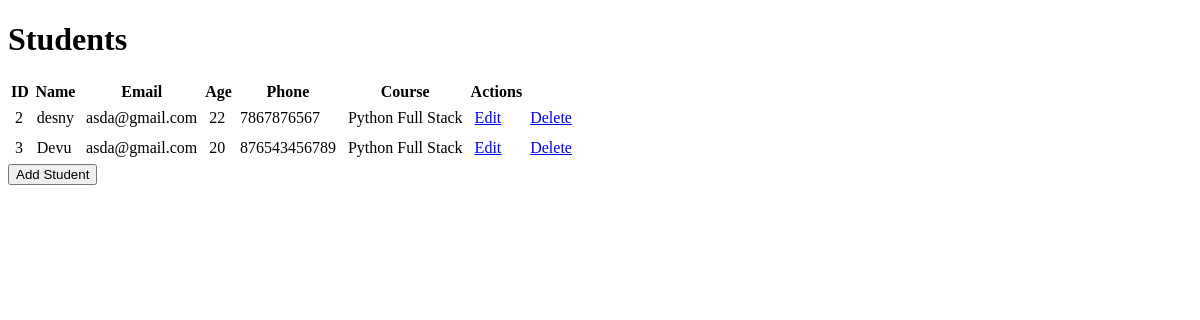
Before: / with the older database file.
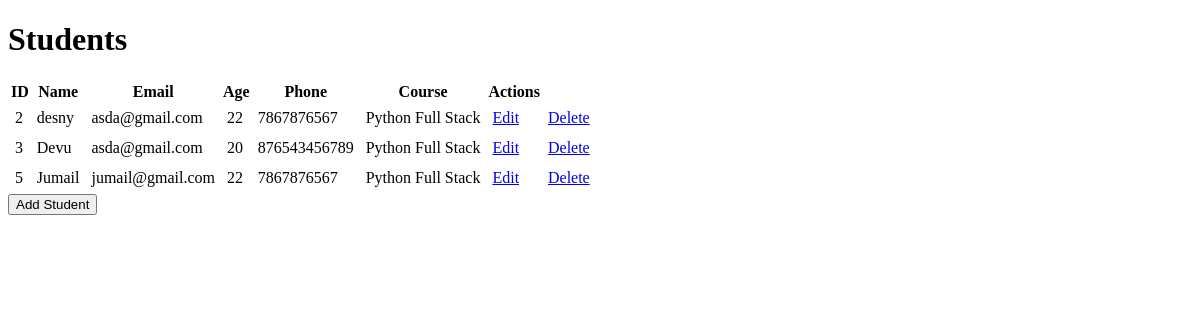
After: the same page with the newer database file.
### app/models.py (models this page shows)
class Students(models.Model):
    name=models.TextField()
    email=models.EmailField()
    age=models.IntegerField()
    phone=models.IntegerField()
    course=models.TextField()

### app/views.py (the view)
# urls.py: path('',views.index),
def index(request):
    stds = Students.objects.all()
    return render(request,'index.html',{'stds':stds})

### Template/index.html (shortened to what this page needs)
<!DOCTYPE html>
<html lang="en">
<head>
</head>
<body>
    <h1>Students</h1>
    <table>
        <tr>
            <th>ID</th>
            <th>Name</th>
            <th>Email</th>
            <th>Age</th>
            <th>Phone</th>
            <th>Course</th>
            <th>Actions</th>
        </tr>
        {% for i in stds %}
        <tr>
            <td>{{ i.pk }}</td>
            <td>{{ i.name }}</td>
            <td>{{ i.email }}</td>
            <td>{{ i.age }}</td>
            <td>{{ i.phone }}</td>
            <td>{{ i.course}}</td>
            <td><a href="../update/{{i.pk}}">Edit</a></td>
            <td><a href="../delete/{{i.pk}}" onclick="alert('Are you sure want to delete')">Delete</a></td>
        </tr>
        {% endfor %}
    </table>
    <a href="../addstudent">
        <button>Add Student</button>
    </a>
</body>
</html>

### Template/index.html (style rules this page uses)
td { padding: 5px; }

Changed rows visible on the page:
added Students: pk "5", name "Jumail", email "jumail@gmail.com", age "22", phone "7867876567", course "Python Full Stack"
